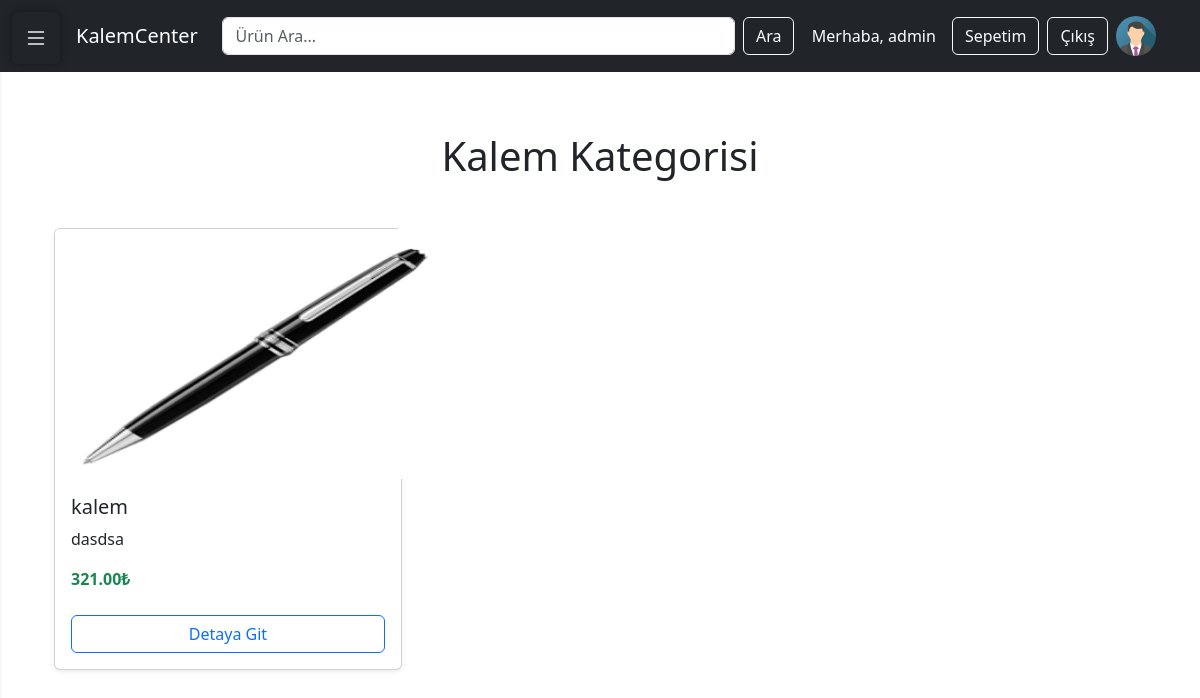
/category/1/ (signed in), run on the app's committed database.
### main/models.py (models this page shows, shortened)
class UserProfile(models.Model):
    user = models.OneToOneField(User, on_delete=models.CASCADE)
    avatar = models.ImageField(upload_to='avatars/' , default='avatars/default.png' ,null=True, blank=True)

class Category(models.Model):
    name = models.CharField(max_length=100)

class Product(models.Model):
    name = models.CharField(max_length=100)
    description= models.TextField()
    price = models.DecimalField(max_digits=8, decimal_places=2)
    image = models.ImageField(upload_to='product_images/', blank=True, null=True)
    stock= models.PositiveIntegerField(default=0)
    category= models.ForeignKey(Category, on_delete=models.CASCADE, related_name='products')
    created_at=models.DateTimeField(auto_now_add=True)

### main/views.py (the view)
# urls.py: path('category/<int:category_id>/', views.category_detail, name='category_detail'),
def category_detail(request, category_id):
    category = get_object_or_404(Category, id=category_id)
    products = category.products.all()
    categories = Category.objects.all()  # Tüm kategoriler sidebar için
    context = {
        'category': category,
        'products': products,
        'categories': categories,
        'current_category_id': category.id,  # Aktif kategoriyi belirlemek için
    }
    return render(request, 'main/category_detail.html', context)

### main/context_processors.py (called while the page is built)
def categories_processor(request):
    categories = Category.objects.all()
    return {
        'categories': categories,
    }

### main/Templates/main/category_detail.html (shortened to what this page needs)
{% extends 'main/base.html' %}
{% block content %}
{% load static %}
<div class="container py-5">
  <h1 class="mb-4 text-center">{{ category.name }} Kategorisi</h1>
  {% if products %}
  <div class="row row-cols-1 row-cols-md-3 g-4">
    {% for product in products %}
    <div class="col">
      <div class="card h-100 shadow-sm">
        {% if product.image %}
        <img src="{{ product.image.url }}" class="card-img-top" alt="{{ product.name }}">
        {% else %}
        <img src="{% static 'images/default-product.png' %}" class="card-img-top" alt="Default Image">
        {% endif %}
        <div class="card-body d-flex flex-column">
          <h5 class="card-title">{{ product.name }}</h5>
          <p class="card-text text-truncate">{{ product.description }}</p>
          <p class="mt-auto fw-bold text-success">{{ product.price }}₺</p>
          <a href="{% url 'product_detail' product.id %}" class="btn btn-outline-primary mt-2">Detaya Git</a>
        </div>
      </div>
    </div>
    {% endfor %}
  </div>
  {% else %}
  <p class="text-center text-muted">Bu kategoride henüz ürün bulunmamaktadır.</p>
  {% endif %}
</div>
{% endblock %}

### main/Templates/main/base.html (shortened to what this page needs)
<!DOCTYPE html>
<html lang="tr">
<head>
  <link href="https://cdn.jsdelivr.net/npm/bootstrap@5.3.3/dist/css/bootstrap.min.css" rel="stylesheet">
  <link href="https://cdn.jsdelivr.net/npm/bootstrap-icons@1.10.5/font/bootstrap-icons.css" rel="stylesheet">
  {% load static %}
</head>
<body>
<button class="btn btn-outline-light" id="sidebarToggle">
  <i class="bi bi-list"></i>
</button>
<nav class="navbar navbar-expand-lg navbar-dark bg-dark fixed-top p-3" style="z-index: 1040;">
  <div class="container-fluid">
    <a class="navbar-brand ms-5" href="{% url 'home' %}">KalemCenter</a>
    <form method="GET" action="{% url 'product_search' %}" class="mx-auto w-50 d-flex" role="search">
      <input class="form-control me-2" type="search" name="q" placeholder="Ürün Ara..." aria-label="Search">
      <button class="btn btn-outline-light" type="submit">Ara</button>
    </form>
    <div class="d-flex align-items-center ms-auto">
      {% if user.is_authenticated %}
        <span class="text-white me-3">Merhaba, {{ user.username }}</span>
        <a href="{% url 'cart_detail' %}" class="btn btn-outline-light me-2">Sepetim</a>
        <a class="btn btn-outline-light me-2" href="{% url 'logout' %}">Çıkış</a>
        <a href="{% url 'profile' %}" class="d-block me-3" style="width:40px; height:40px;">
          {% if user.userprofile.avatar %}
            <img src="{{ user.userprofile.avatar.url }}" alt="Profil" class="rounded-circle" style="width:40px; height:40px; object-fit: cover;">
          {% else %}
            <img src="{% static 'default-avatar.png' %}" alt="Profil" class="rounded-circle" style="width:40px; height:40px; object-fit: cover;">
          {% endif %}
        </a>
      {% else %}
        <a class="btn btn-outline-light me-2" href="{% url 'login' %}">Giriş Yap</a>
        <a class="btn btn-outline-light" href="{% url 'signup' %}">Kayıt Ol</a>
      {% endif %}
    </div>
  </div>
</nav>
<div id="main-content" class="container mt-4">
  {% block content %}
  {% endblock %}
</div>
</body>
</html>

### main/Templates/main/base.html (style rules this page uses)
body { overflow-x: hidden; }
#main-content { transition: margin-left 0.3s ease; padding-top: 60px; }
#sidebarToggle { position: fixed; top: 12px; left: 12px; z-index: 1100; border: none; padding: 8px 12px; font-size: 1.5rem; border-radius: 6px; cursor: pointer; backdrop-filter: blur(4px); box-shadow: 0 0 8px rgba(0, 0, 0, 0.4); }
.card-img-top { width: 400px; height: 250px; }

### data on the page
Category: name "Kalem"
Product: image (picture), name "kalem", description "dasdsa", price "321.00"

### other printed values
{{ user.username }} "admin"
